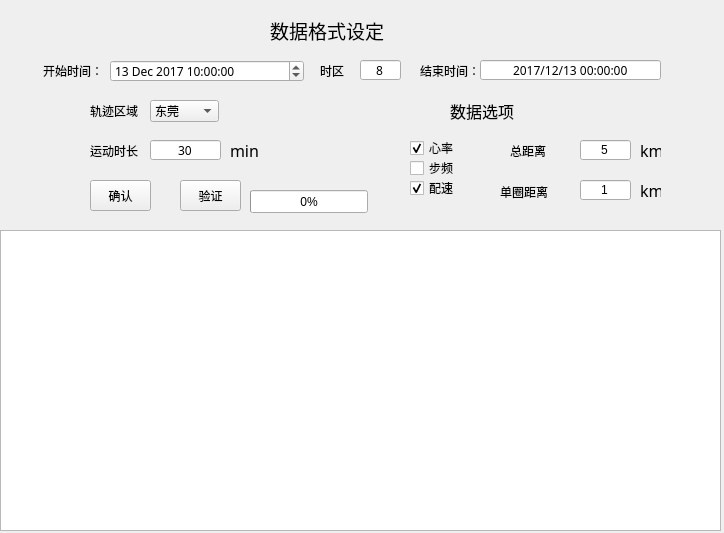
<?xml version="1.0" encoding="UTF-8"?>
<ui version="4.0">
 <class>Form</class>
 <widget class="QWidget" name="Form">
  <property name="geometry">
   <rect>
    <x>0</x>
    <y>0</y>
    <width>724</width>
    <height>533</height>
   </rect>
  </property>
  <property name="minimumSize">
   <size>
    <width>724</width>
    <height>533</height>
   </size>
  </property>
  <property name="maximumSize">
   <size>
    <width>724</width>
    <height>533</height>
   </size>
  </property>
  <property name="windowTitle">
   <string>Form</string>
  </property>
  <widget class="QLabel" name="time_zone_2">
   <property name="geometry">
    <rect>
     <x>320</x>
     <y>60</y>
     <width>31</width>
     <height>21</height>
    </rect>
   </property>
   <property name="font">
    <font>
     <family>宋体</family>
    </font>
   </property>
   <property name="text">
    <string>时区</string>
   </property>
  </widget>
  <widget class="QLineEdit" name="time_zone">
   <property name="geometry">
    <rect>
     <x>360</x>
     <y>60</y>
     <width>41</width>
     <height>20</height>
    </rect>
   </property>
   <property name="font">
    <font>
     <family>宋体</family>
    </font>
   </property>
   <property name="layoutDirection">
    <enum>Qt::LeftToRight</enum>
   </property>
   <property name="text">
    <string>8</string>
   </property>
   <property name="alignment">
    <set>Qt::AlignCenter</set>
   </property>
  </widget>
  <widget class="QLineEdit" name="end_time">
   <property name="geometry">
    <rect>
     <x>480</x>
     <y>60</y>
     <width>181</width>
     <height>20</height>
    </rect>
   </property>
   <property name="font">
    <font>
     <family>宋体</family>
    </font>
   </property>
   <property name="text">
    <string>2017/12/13 00:00:00</string>
   </property>
   <property name="alignment">
    <set>Qt::AlignCenter</set>
   </property>
  </widget>
  <widget class="QLabel" name="start_time_2">
   <property name="geometry">
    <rect>
     <x>43</x>
     <y>60</y>
     <width>61</width>
     <height>21</height>
    </rect>
   </property>
   <property name="font">
    <font>
     <family>宋体</family>
    </font>
   </property>
   <property name="text">
    <string>开始时间：</string>
   </property>
  </widget>
  <widget class="QDateTimeEdit" name="start_time">
   <property name="geometry">
    <rect>
     <x>110</x>
     <y>60</y>
     <width>194</width>
     <height>22</height>
    </rect>
   </property>
   <property name="font">
    <font>
     <family>宋体</family>
    </font>
   </property>
   <property name="date">
    <date>
     <year>2017</year>
     <month>12</month>
     <day>13</day>
    </date>
   </property>
   <property name="time">
    <time>
     <hour>10</hour>
     <minute>0</minute>
     <second>0</second>
    </time>
   </property>
   <property name="minimumDateTime">
    <datetime>
     <hour>10</hour>
     <minute>0</minute>
     <second>0</second>
     <year>2000</year>
     <month>1</month>
     <day>1</day>
    </datetime>
   </property>
   <property name="minimumDate">
    <date>
     <year>2000</year>
     <month>1</month>
     <day>1</day>
    </date>
   </property>
   <property name="minimumTime">
    <time>
     <hour>10</hour>
     <minute>0</minute>
     <second>0</second>
    </time>
   </property>
  </widget>
  <widget class="QLabel" name="title">
   <property name="geometry">
    <rect>
     <x>270</x>
     <y>10</y>
     <width>151</width>
     <height>41</height>
    </rect>
   </property>
   <property name="font">
    <font>
     <family>宋体</family>
     <pointsize>14</pointsize>
    </font>
   </property>
   <property name="text">
    <string>数据格式设定</string>
   </property>
  </widget>
  <widget class="QLabel" name="end_time_2">
   <property name="geometry">
    <rect>
     <x>420</x>
     <y>60</y>
     <width>61</width>
     <height>21</height>
    </rect>
   </property>
   <property name="font">
    <font>
     <family>宋体</family>
    </font>
   </property>
   <property name="text">
    <string>结束时间：</string>
   </property>
  </widget>
  <widget class="QComboBox" name="locus_box">
   <property name="geometry">
    <rect>
     <x>150</x>
     <y>100</y>
     <width>69</width>
     <height>22</height>
    </rect>
   </property>
   <item>
    <property name="text">
     <string>东莞</string>
    </property>
   </item>
   <item>
    <property name="text">
     <string>深圳</string>
    </property>
   </item>
   <item>
    <property name="text">
     <string>无</string>
    </property>
   </item>
  </widget>
  <widget class="QLabel" name="locus">
   <property name="geometry">
    <rect>
     <x>90</x>
     <y>100</y>
     <width>61</width>
     <height>21</height>
    </rect>
   </property>
   <property name="font">
    <font>
     <family>宋体</family>
    </font>
   </property>
   <property name="text">
    <string>轨迹区域</string>
   </property>
  </widget>
  <widget class="QLabel" name="sport_time">
   <property name="geometry">
    <rect>
     <x>90</x>
     <y>140</y>
     <width>61</width>
     <height>21</height>
    </rect>
   </property>
   <property name="font">
    <font>
     <family>宋体</family>
    </font>
   </property>
   <property name="text">
    <string>运动时长</string>
   </property>
  </widget>
  <widget class="QLineEdit" name="sport_time_set">
   <property name="geometry">
    <rect>
     <x>150</x>
     <y>140</y>
     <width>71</width>
     <height>20</height>
    </rect>
   </property>
   <property name="font">
    <font>
     <family>宋体</family>
    </font>
   </property>
   <property name="text">
    <string>30</string>
   </property>
   <property name="alignment">
    <set>Qt::AlignCenter</set>
   </property>
  </widget>
  <widget class="QLabel" name="sport_time_2">
   <property name="geometry">
    <rect>
     <x>230</x>
     <y>140</y>
     <width>41</width>
     <height>21</height>
    </rect>
   </property>
   <property name="font">
    <font>
     <family>宋体</family>
     <pointsize>12</pointsize>
    </font>
   </property>
   <property name="text">
    <string>min</string>
   </property>
  </widget>
  <widget class="QGraphicsView" name="graphicsView">
   <property name="geometry">
    <rect>
     <x>0</x>
     <y>230</y>
     <width>721</width>
     <height>301</height>
    </rect>
   </property>
   <property name="minimumSize">
    <size>
     <width>721</width>
     <height>0</height>
    </size>
   </property>
   <property name="maximumSize">
    <size>
     <width>721</width>
     <height>301</height>
    </size>
   </property>
  </widget>
  <widget class="QPushButton" name="commit">
   <property name="geometry">
    <rect>
     <x>90</x>
     <y>180</y>
     <width>61</width>
     <height>31</height>
    </rect>
   </property>
   <property name="text">
    <string>确认</string>
   </property>
  </widget>
  <widget class="QPushButton" name="verify">
   <property name="geometry">
    <rect>
     <x>180</x>
     <y>180</y>
     <width>61</width>
     <height>31</height>
    </rect>
   </property>
   <property name="text">
    <string>验证</string>
   </property>
  </widget>
  <widget class="QLabel" name="data_choice">
   <property name="geometry">
    <rect>
     <x>450</x>
     <y>90</y>
     <width>91</width>
     <height>41</height>
    </rect>
   </property>
   <property name="font">
    <font>
     <family>宋体</family>
     <pointsize>12</pointsize>
    </font>
   </property>
   <property name="text">
    <string>数据选项</string>
   </property>
  </widget>
  <widget class="QCheckBox" name="heart">
   <property name="geometry">
    <rect>
     <x>410</x>
     <y>140</y>
     <width>71</width>
     <height>16</height>
    </rect>
   </property>
   <property name="text">
    <string>心率</string>
   </property>
   <property name="checked">
    <bool>true</bool>
   </property>
  </widget>
  <widget class="QCheckBox" name="cadence">
   <property name="geometry">
    <rect>
     <x>410</x>
     <y>160</y>
     <width>71</width>
     <height>16</height>
    </rect>
   </property>
   <property name="text">
    <string>步频</string>
   </property>
   <property name="checked">
    <bool>false</bool>
   </property>
  </widget>
  <widget class="QCheckBox" name="pace">
   <property name="geometry">
    <rect>
     <x>410</x>
     <y>180</y>
     <width>71</width>
     <height>16</height>
    </rect>
   </property>
   <property name="text">
    <string>配速</string>
   </property>
   <property name="checked">
    <bool>true</bool>
   </property>
  </widget>
  <widget class="QProgressBar" name="progressBar">
   <property name="enabled">
    <bool>true</bool>
   </property>
   <property name="geometry">
    <rect>
     <x>250</x>
     <y>190</y>
     <width>118</width>
     <height>23</height>
    </rect>
   </property>
   <property name="value">
    <number>0</number>
   </property>
  </widget>
  <widget class="QLabel" name="label">
   <property name="geometry">
    <rect>
     <x>510</x>
     <y>140</y>
     <width>61</width>
     <height>21</height>
    </rect>
   </property>
   <property name="font">
    <font>
     <family>宋体</family>
    </font>
   </property>
   <property name="text">
    <string>总距离</string>
   </property>
  </widget>
  <widget class="QLabel" name="label_2">
   <property name="geometry">
    <rect>
     <x>500</x>
     <y>181</y>
     <width>71</width>
     <height>21</height>
    </rect>
   </property>
   <property name="font">
    <font>
     <family>宋体</family>
    </font>
   </property>
   <property name="text">
    <string>单圈距离</string>
   </property>
  </widget>
  <widget class="QLineEdit" name="distance">
   <property name="geometry">
    <rect>
     <x>580</x>
     <y>140</y>
     <width>51</width>
     <height>20</height>
    </rect>
   </property>
   <property name="text">
    <string>5</string>
   </property>
   <property name="alignment">
    <set>Qt::AlignCenter</set>
   </property>
  </widget>
  <widget class="QLineEdit" name="around">
   <property name="geometry">
    <rect>
     <x>580</x>
     <y>180</y>
     <width>51</width>
     <height>20</height>
    </rect>
   </property>
   <property name="text">
    <string>1</string>
   </property>
   <property name="alignment">
    <set>Qt::AlignCenter</set>
   </property>
  </widget>
  <widget class="QLabel" name="label_3">
   <property name="geometry">
    <rect>
     <x>640</x>
     <y>140</y>
     <width>21</width>
     <height>21</height>
    </rect>
   </property>
   <property name="font">
    <font>
     <family>宋体</family>
     <pointsize>12</pointsize>
    </font>
   </property>
   <property name="text">
    <string>km</string>
   </property>
  </widget>
  <widget class="QLabel" name="label_4">
   <property name="geometry">
    <rect>
     <x>640</x>
     <y>180</y>
     <width>21</width>
     <height>21</height>
    </rect>
   </property>
   <property name="font">
    <font>
     <family>宋体</family>
     <pointsize>12</pointsize>
    </font>
   </property>
   <property name="text">
    <string>km</string>
   </property>
  </widget>
 </widget>
 <resources/>
 <connections/>
</ui>
